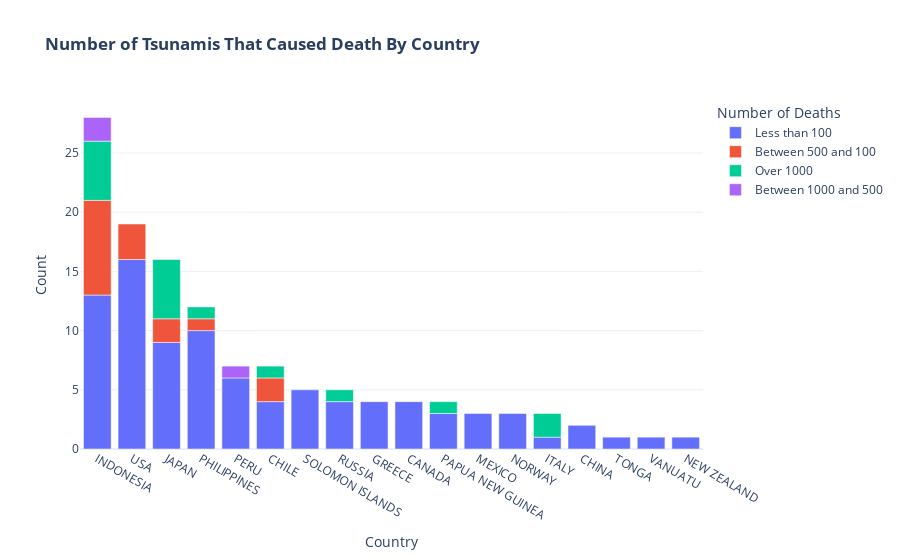

Here is the notebook cell this chart was saved with:
### Markdown cell above
<br>**The majority of tsunamis in the category of less than 100 deaths resulted in no fatalities. Let's now examine the tsunamis that caused at least one death.**  
<br>

### Code cell
data_cnt_Country=df[df.Deaths>0].groupby(['Country','Deaths_grp'])['Sr.no'].count().sort_values(ascending=False).reset_index()
data_cnt_Country=data_cnt_Country.loc[data_cnt_Country['Country'].isin(df.groupby(['Country'])['Sr.no'].count().reset_index().nlargest(20,'Sr.no')['Country'])]
fig=px.bar(data_cnt_Country,x="Country",y='Sr.no',color='Deaths_grp',template='plotly_white'
          ,labels={"Sr.no": "Count","Deaths_grp":"Number of Deaths"},title="<b>Number of Tsunamis That Caused Death By Country")
fig.update_layout(xaxis={'categoryorder':'total descending'})
fig.show()

#sort legned

### Figure 1 — Plotly figure (JSON) as saved in the notebook; plotly's stock layout.template omitted (floating-point values rounded to 4 significant figures)
{"data": [{"alignmentgroup": "True", "hovertemplate": "Number of Deaths=Less than 100<br>Country=%{x}<br>Count=%{y}<extra></extra>", "legendgroup": "Less than 100", "marker": {"color": "#636efa", "pattern": {"shape": ""}}, "name": "Less than 100", "offsetgroup": "Less than 100", "orientation": "v", "showlegend": true, "textposition": "auto", "type": "bar", "x": ["USA", "INDONESIA", "PHILIPPINES", "JAPAN", "PERU", "SOLOMON ISLANDS", "CHILE", "RUSSIA", "GREECE", "CANADA", "MEXICO", "NORWAY", "PAPUA NEW GUINEA", "CHINA", "TONGA", "VANUATU", "ITALY", "NEW ZEALAND"], "xaxis": "x", "y": [16, 13, 10, 9, 6, 5, 4, 4, 4, 4, 3, 3, 3, 2, 1, 1, 1, 1], "yaxis": "y"}, {"alignmentgroup": "True", "hovertemplate": "Number of Deaths=Between 500 and 100<br>Country=%{x}<br>Count=%{y}<extra></extra>", "legendgroup": "Between 500 and 100", "marker": {"color": "#EF553B", "pattern": {"shape": ""}}, "name": "Between 500 and 100", "offsetgroup": "Between 500 and 100", "orientation": "v", "showlegend": true, "textposition": "auto", "type": "bar", "x": ["INDONESIA", "USA", "JAPAN", "CHILE", "PHILIPPINES"], "xaxis": "x", "y": [8, 3, 2, 2, 1], "yaxis": "y"}, {"alignmentgroup": "True", "hovertemplate": "Number of Deaths=Over 1000<br>Country=%{x}<br>Count=%{y}<extra></extra>", "legendgroup": "Over 1000", "marker": {"color": "#00cc96", "pattern": {"shape": ""}}, "name": "Over 1000", "offsetgroup": "Over 1000", "orientation": "v", "showlegend": true, "textposition": "auto", "type": "bar", "x": ["INDONESIA", "JAPAN", "ITALY", "RUSSIA", "PHILIPPINES", "CHILE", "PAPUA NEW GUINEA"], "xaxis": "x", "y": [5, 5, 2, 1, 1, 1, 1], "yaxis": "y"}, {"alignmentgroup": "True", "hovertemplate": "Number of Deaths=Between 1000 and 500<br>Country=%{x}<br>Count=%{y}<extra></extra>", "legendgroup": "Between 1000 and 500", "marker": {"color": "#ab63fa", "pattern": {"shape": ""}}, "name": "Between 1000 and 500", "offsetgroup": "Between 1000 and 500", "orientation": "v", "showlegend": true, "textposition": "auto", "type": "bar", "x": ["INDONESIA", "PERU"], "xaxis": "x", "y": [2, 1], "yaxis": "y"}], "layout": {"barmode": "relative", "legend": {"title": {"text": "Number of Deaths"}, "tracegroupgap": 0}, "title": {"text": "<b>Number of Tsunamis That Caused Death By Country"}, "xaxis": {"anchor": "y", "categoryorder": "total descending", "domain": [0, 1], "title": {"text": "Country"}}, "yaxis": {"anchor": "x", "domain": [0, 1], "title": {"text": "Count"}}}}
